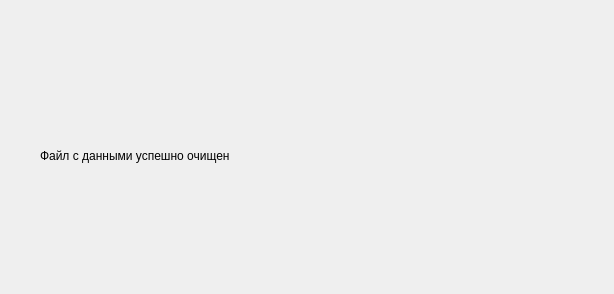
<?xml version="1.0" encoding="UTF-8"?>
<ui version="4.0">
 <class>Dialog1</class>
 <widget class="QDialog" name="Dialog1">
  <property name="geometry">
   <rect>
    <x>0</x>
    <y>0</y>
    <width>614</width>
    <height>294</height>
   </rect>
  </property>
  <property name="windowTitle">
   <string>Dialog</string>
  </property>
  <widget class="QLabel" name="label">
   <property name="geometry">
    <rect>
     <x>40</x>
     <y>80</y>
     <width>381</width>
     <height>151</height>
    </rect>
   </property>
   <property name="text">
    <string>Файл с данными успешно очищен</string>
   </property>
  </widget>
 </widget>
 <resources/>
 <connections/>
</ui>
